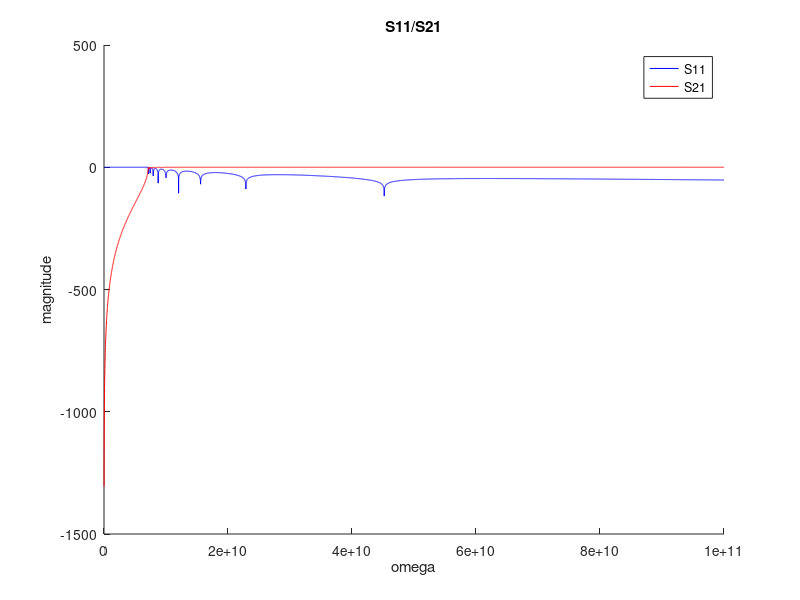
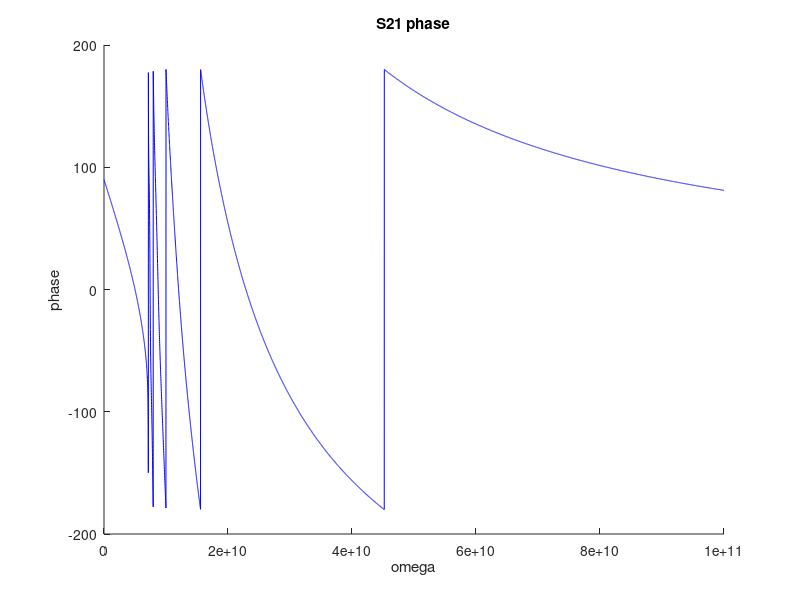
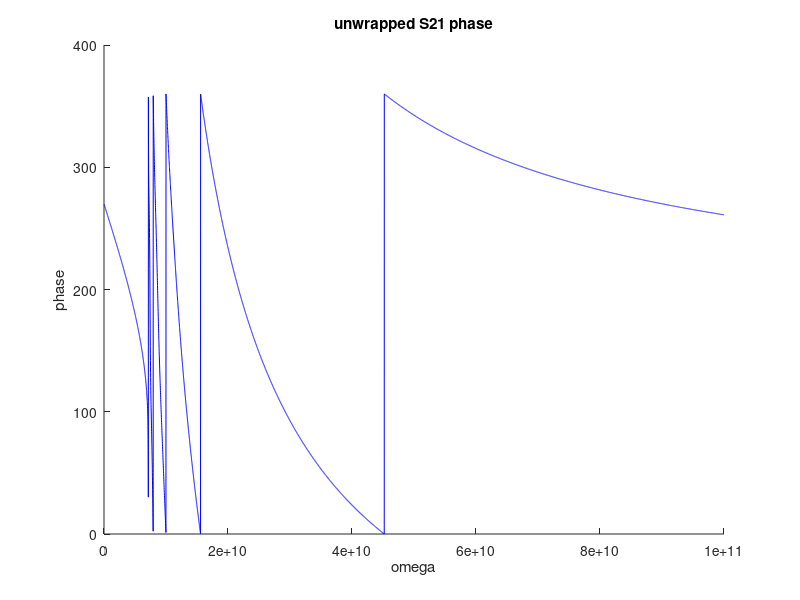
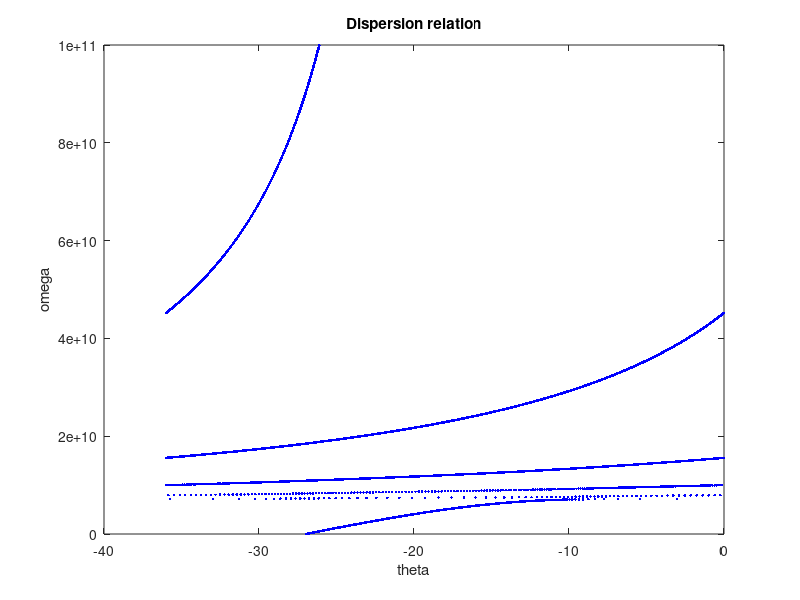

MATLAB code to generate these figures, in order:
%%周期 对称 无耗 PRH的特性

%初始化
clear
clc
close all

LL = 2.5 * 1e-9; %右手单位长度电感
CL = 1e-12; %右手单位长度电感

Omega = 1e11;
omega = 0:Omega / 10000:Omega; %扫频范围

p = 3.75e-4; %网格间距
N = 10; %单元个数
L = p * N; %网格长度

Z = 1 ./ (1i * 2 * omega * CL);
Y = 1 ./ (1i * omega * LL);

Zc = sqrt(Z ./ Y);

A = zeros(2, 2, length(omega)); %单元传输矩阵
AN = zeros(2, 2, length(omega)); %总传输矩阵
SN = zeros(2, 2, length(omega)); %散射矩阵

for i = 1:length(omega)
    A(:, :, i) = [1 Z(i) / 2; 0 1] * [1 0; Y(i) 1] * [1 Z(i) / 2; 0 1];
    AN(:, :, i) = A(:, :, i) ^ N;
    SN(:, :, i) = 1 / (AN(1, 1, i) + AN(1, 2, i) / Zc(i) + AN(2, 1, i) * Zc(i) + AN(2, 2, i)) * ...
        [
     AN(1, 1, i) + AN(1, 2, i) / Zc(i) - AN(2, 1, i) * Zc(i) - AN(2, 2, i), 2 * (AN(1, 1, i) * AN(2, 2, i) - AN(1, 2, i) * AN(2, 1, i));
     2, -AN(1, 1, i) + AN(1, 2, i) / Zc(i) - AN(2, 1, i) * Zc(i) + AN(2, 2, i)
     ];
end

S11 = squeeze(SN(1, 1, :));
S21 = squeeze(SN(2, 1, :));

%%fig3.20(a)
h1 = figure;
hold on
S11_dB = 20 * log10(abs(S11));
S21_dB = 20 * log10(abs(S21));
plot(omega, S11_dB, '-', 'Color', 'b')
plot(omega, S21_dB, '-', 'Color', 'r')
xlabel('omega')
ylabel('magnitude')
title('S11/S21')
legend('S11', 'S21')

%%fig3.20(b)
h2 = figure;
hold on
S11_phi = angle(S11) .* 180 / pi;
S21_phi = angle(S21) .* 180 / pi;
plot(omega, S21_phi, '-', 'Color', 'b')
xlabel('omega')
ylabel('phase')
title('S21 phase')

%%fig3.20(c)
h3 = figure;
hold on
unwrappedS21_phi = unwrap(S21_phi, -360);
unwrappedS21_phi = unwrappedS21_phi - min(unwrappedS21_phi);
plot(omega, unwrappedS21_phi, '-', 'Color', 'b')
xlabel('omega')
ylabel('phase')
title('unwrapped S21 phase')

%%fig3.20(d)
beta = -unwrappedS21_phi / L; %相位常数
alpha = -log(abs(S21)) / L; %衰减常数
theta = beta * p; %电长度

h4 = figure;
plot(theta, omega, '.', 'color', 'b')
xlabel('theta')
ylabel('omega')
title('Dispersion relation')
